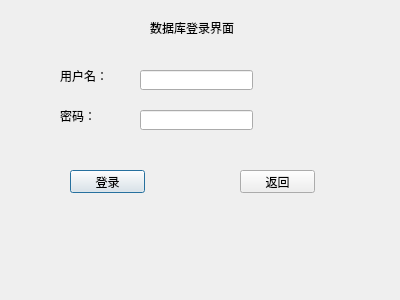
<?xml version="1.0" encoding="UTF-8"?>
<ui version="4.0">
 <class>Dialog2</class>
 <widget class="QDialog" name="Dialog2">
  <property name="geometry">
   <rect>
    <x>0</x>
    <y>0</y>
    <width>400</width>
    <height>300</height>
   </rect>
  </property>
  <property name="windowTitle">
   <string>Dialog</string>
  </property>
  <property name="styleSheet">
   <string notr="true"/>
  </property>
  <widget class="QLabel" name="label">
   <property name="geometry">
    <rect>
     <x>150</x>
     <y>20</y>
     <width>91</width>
     <height>16</height>
    </rect>
   </property>
   <property name="text">
    <string>数据库登录界面</string>
   </property>
  </widget>
  <widget class="QLabel" name="label_2">
   <property name="geometry">
    <rect>
     <x>60</x>
     <y>70</y>
     <width>54</width>
     <height>12</height>
    </rect>
   </property>
   <property name="text">
    <string>用户名：</string>
   </property>
  </widget>
  <widget class="QLabel" name="label_3">
   <property name="geometry">
    <rect>
     <x>60</x>
     <y>110</y>
     <width>54</width>
     <height>12</height>
    </rect>
   </property>
   <property name="text">
    <string>密码：</string>
   </property>
  </widget>
  <widget class="QLineEdit" name="lineEdit">
   <property name="geometry">
    <rect>
     <x>140</x>
     <y>70</y>
     <width>113</width>
     <height>20</height>
    </rect>
   </property>
  </widget>
  <widget class="QLineEdit" name="lineEdit_2">
   <property name="geometry">
    <rect>
     <x>140</x>
     <y>110</y>
     <width>113</width>
     <height>20</height>
    </rect>
   </property>
  </widget>
  <widget class="QPushButton" name="pushButton">
   <property name="geometry">
    <rect>
     <x>70</x>
     <y>170</y>
     <width>75</width>
     <height>23</height>
    </rect>
   </property>
   <property name="text">
    <string>登录</string>
   </property>
  </widget>
  <widget class="QPushButton" name="pushButton_2">
   <property name="geometry">
    <rect>
     <x>240</x>
     <y>170</y>
     <width>75</width>
     <height>23</height>
    </rect>
   </property>
   <property name="text">
    <string>返回</string>
   </property>
  </widget>
  <zorder>lineEdit</zorder>
  <zorder>label</zorder>
  <zorder>label_2</zorder>
  <zorder>label_3</zorder>
  <zorder>lineEdit_2</zorder>
  <zorder>pushButton</zorder>
  <zorder>pushButton_2</zorder>
 </widget>
 <resources/>
 <connections/>
</ui>
